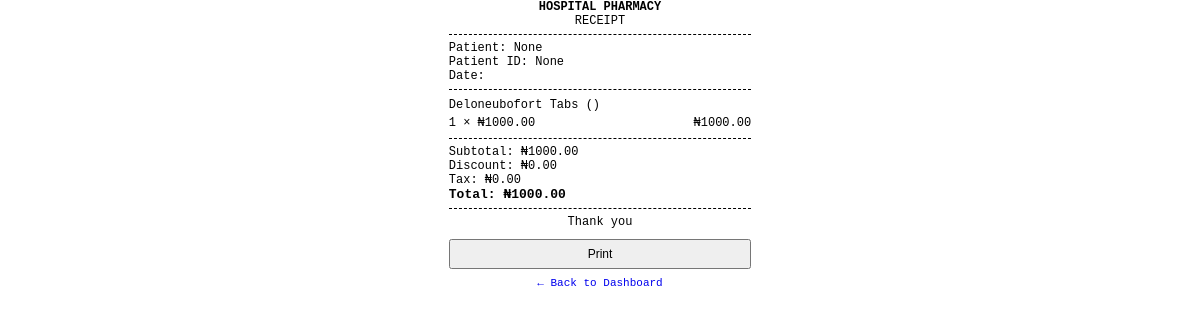
The app's page /receipt/1 with its own data.
### tables this page shows
CREATE TABLE receipt_items (
    id          INTEGER PRIMARY KEY AUTOINCREMENT,
    receipt_id  INTEGER NOT NULL,
    drug_name   TEXT NOT NULL,
    strength    TEXT NOT NULL,
    quantity    INTEGER NOT NULL,
    unit_price  REAL NOT NULL,
    FOREIGN KEY (receipt_id) REFERENCES receipts(id) ON DELETE CASCADE
);

CREATE TABLE receipts (
    id              INTEGER PRIMARY KEY AUTOINCREMENT,
    patient_name    TEXT,
    patient_id      TEXT,
    subtotal        REAL NOT NULL,
    discount        REAL DEFAULT 0.00,
    tax             REAL DEFAULT 0.00,
    total_amount    REAL NOT NULL,
    grand_total     REAL NOT NULL,
    pharmacist      TEXT,
    created_at      TIMESTAMP DEFAULT CURRENT_TIMESTAMP
);

### app.py (the view)
@app.route("/receipt/<int:receipt_id>")
def receipt(receipt_id):
    conn = get_db_connection()
    cur = conn.cursor()
    cur.execute("SELECT * FROM receipts WHERE id = ?;", (receipt_id,))
    receipt = cur.fetchone()
    cur.execute("""
        SELECT drug_name, strength, quantity, unit_price
        FROM receipt_items
        WHERE receipt_id = ?;
    """, (receipt_id,))
    items = cur.fetchall()
    cur.close()
    conn.close()
    return render_template(
        "receipt.html",
        receipt=receipt,
        items=items
    )

### app.py (called while the page is built)
@app.context_processor
def utility_processor():
    return dict(
        min=min,
        max=max,
        abs=abs,
        round=round,
        len=len,
        int=int,
        float=float,
        str=str,
        date=date,
        datetime=datetime,
        timedelta=timedelta
    )

### templates/receipt.html (shortened to what this page needs)
<!DOCTYPE html>
<html lang="en">
<head>
    <link rel="stylesheet" href="{{ url_for('static', filename='css/receipt.css') }}">
</head>
<body>
<div class="center">
    <strong>HOSPITAL PHARMACY</strong><br>
    RECEIPT
</div>
<hr>
<div class="details">
    <div>Patient: {{ receipt.patient_name }}</div>
    <div>Patient ID: {{ receipt.patient_id }}</div>
    <div>Date: {{ receipt.date }}</div>
</div>
<hr>
<table>
    {% for item in items %}
        <tr>
            <td colspan="2">{{ item.drug_name }} ({{ item.strength }})</td>
        </tr>
        <tr>
            <td>{{ item.quantity }} × ₦{{ "%.2f"|format(item.unit_price) }}</td>
            <td class="right">₦{{ "%.2f"|format(item.quantity * item.unit_price) }}</td>
        </tr>
    {% endfor %}
</table>
<hr>
<div class="summary">
    <div>Subtotal: ₦{{ "%.2f"|format(receipt.subtotal) }}</div>
    <div>Discount: ₦{{ "%.2f"|format(receipt.discount) }}</div>
    <div>Tax: ₦{{ "%.2f"|format(receipt.tax) }}</div>
    <div class="total">Total: ₦{{ "%.2f"|format(receipt.grand_total) }}</div>
</div>
<hr>
<div class="center">
    Thank you
</div>
<button onclick="window.print()">Print</button>
<a href="{{ url_for('pharmacy_dashboard') }}" class="back-link">
    ← Back to Dashboard
</a>
</body>
</html>

### static/css/receipt.css (style rules this page uses)
body { width: 80mm; font-family: monospace; margin: 0 auto; font-size: 12px; color: #000; }
.center { text-align: center; }
.right { text-align: right; }
.details, .summary { margin: 6px 0; }
.summary div { display: flex; justify-content: space-between; }
.total { font-weight: bold; font-size: 13px; }
table { width: 100%; border-collapse: collapse; }
td { padding: 2px 0; }
hr { border: none; border-top: 1px dashed #000; margin: 6px 0; }
button { width: 100%; margin-top: 10px; padding: 6px; font-size: 12px; }
.back-link { display: block; text-align: center; margin-top: 8px; text-decoration: none; font-size: 11px; }

### records on screen
receipt_items: drug_name "Deloneubofort Tabs", quantity "1", unit_price "1000.00", item.quantity*item.unit_price "1000.00"
receipts: subtotal "1000.00", discount "0.00", tax "0.00", grand_total "1000.00"

### other values on screen
{{ receipt.patient_name }} "None"
{{ receipt.patient_id }} "None"
